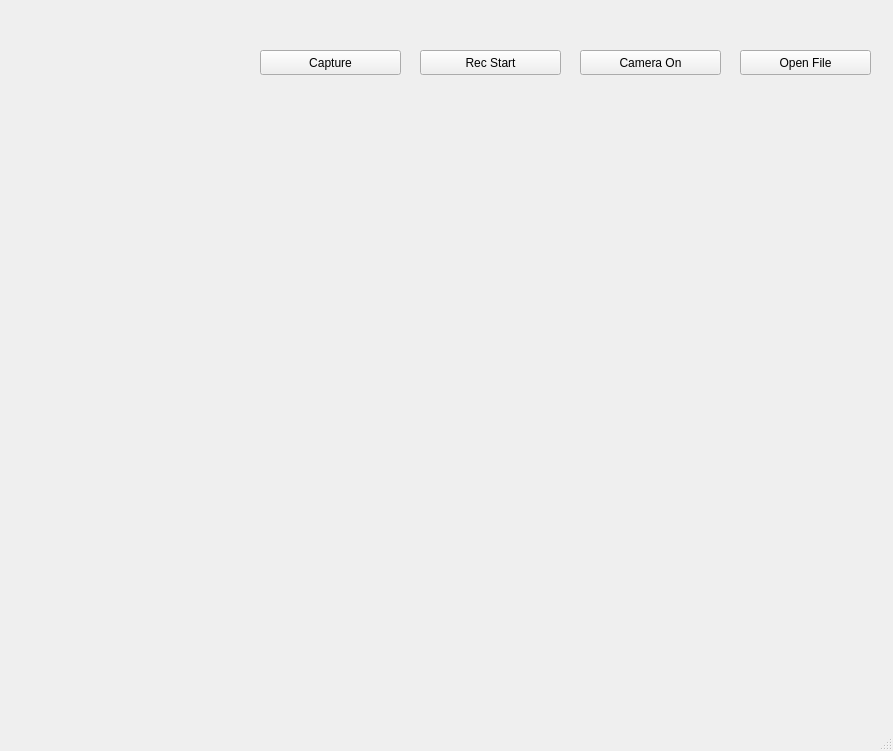
<?xml version="1.0" encoding="UTF-8"?>
<ui version="4.0">
 <class>MainWindow</class>
 <widget class="QMainWindow" name="MainWindow">
  <property name="geometry">
   <rect>
    <x>0</x>
    <y>0</y>
    <width>893</width>
    <height>751</height>
   </rect>
  </property>
  <property name="windowTitle">
   <string>MainWindow</string>
  </property>
  <widget class="QWidget" name="centralwidget">
   <widget class="QLabel" name="label">
    <property name="geometry">
     <rect>
      <x>20</x>
      <y>110</y>
      <width>851</width>
      <height>601</height>
     </rect>
    </property>
    <property name="text">
     <string/>
    </property>
   </widget>
   <widget class="QPushButton" name="btnOpen">
    <property name="geometry">
     <rect>
      <x>740</x>
      <y>50</y>
      <width>131</width>
      <height>25</height>
     </rect>
    </property>
    <property name="text">
     <string>Open File</string>
    </property>
   </widget>
   <widget class="QPushButton" name="btnCamera">
    <property name="geometry">
     <rect>
      <x>580</x>
      <y>50</y>
      <width>141</width>
      <height>25</height>
     </rect>
    </property>
    <property name="text">
     <string>Camera On</string>
    </property>
   </widget>
   <widget class="QPushButton" name="btnRecord">
    <property name="geometry">
     <rect>
      <x>420</x>
      <y>50</y>
      <width>141</width>
      <height>25</height>
     </rect>
    </property>
    <property name="text">
     <string>Rec Start</string>
    </property>
   </widget>
   <widget class="QLabel" name="label_2">
    <property name="geometry">
     <rect>
      <x>40</x>
      <y>50</y>
      <width>91</width>
      <height>21</height>
     </rect>
    </property>
    <property name="text">
     <string/>
    </property>
   </widget>
   <widget class="QPushButton" name="btnCapture">
    <property name="geometry">
     <rect>
      <x>260</x>
      <y>50</y>
      <width>141</width>
      <height>25</height>
     </rect>
    </property>
    <property name="text">
     <string>Capture</string>
    </property>
   </widget>
  </widget>
  <widget class="QMenuBar" name="menubar">
   <property name="geometry">
    <rect>
     <x>0</x>
     <y>0</y>
     <width>893</width>
     <height>22</height>
    </rect>
   </property>
  </widget>
  <widget class="QStatusBar" name="statusbar"/>
 </widget>
 <resources/>
 <connections/>
</ui>
